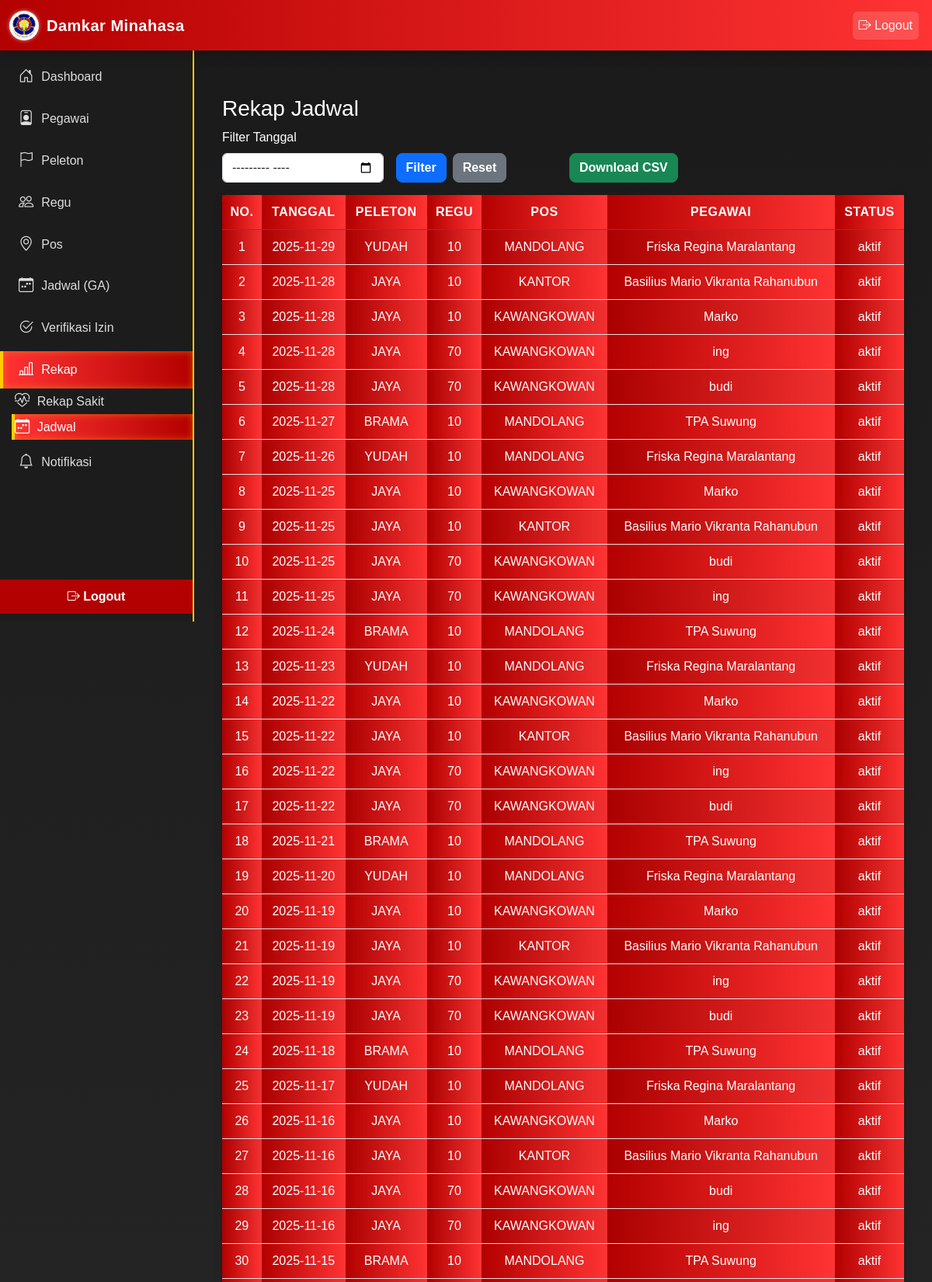
/admin/rekap_jadwal.php (signed in, upper part), run on the app's committed database.
### tables this page shows
CREATE TABLE `jadwal` (
  `id` int(11) NOT NULL,
  `tanggal` date DEFAULT NULL,
  `slot` varchar(50) DEFAULT NULL,
  `pegawai_id` int(11) DEFAULT NULL,
  `regu_id` int(11) DEFAULT NULL,
  `peleton_id` int(11) DEFAULT NULL,
  `pos_id` int(11) DEFAULT NULL,
  `status` enum('aktif','diganti','izin','cuti') DEFAULT 'aktif',
  `created_at` timestamp NOT NULL DEFAULT current_timestamp(),
  `apel_time` time NOT NULL
);

CREATE TABLE `peleton` (
  `id` int(11) NOT NULL,
  `nama` varchar(50) DEFAULT NULL
);

CREATE TABLE `regu` (
  `id` int(11) NOT NULL,
  `peleton_id` int(11) DEFAULT NULL,
  `pos_id` int(11) DEFAULT NULL,
  `nama` varchar(50) DEFAULT NULL
);

CREATE TABLE `pos` (
  `id` int(11) NOT NULL,
  `nama` varchar(100) DEFAULT NULL,
  `alamat` text DEFAULT NULL
);

CREATE TABLE `pegawai` (
  `id` int(11) NOT NULL,
  `username` varchar(50) DEFAULT NULL,
  `password_hash` varchar(255) DEFAULT NULL,
  `nama` varchar(150) DEFAULT NULL,
  `jenis_kelamin` enum('Laki-laki','Perempuan') DEFAULT NULL,
  `nip` varchar(50) DEFAULT NULL,
  `status_kepegawaian` varchar(50) DEFAULT NULL,
  `no_hp` varchar(20) DEFAULT NULL,
  `telegram_id` varchar(50) DEFAULT NULL,
  `golongan` varchar(50) DEFAULT NULL,
  `ruang` varchar(50) DEFAULT NULL,
  `jabatan` varchar(100) DEFAULT NULL,
  `tugas` text DEFAULT NULL,
  `role` enum('admin','petugas') DEFAULT 'petugas',
  `created_at` timestamp NOT NULL DEFAULT current_timestamp()
);

### admin/rekap_jadwal.php (the view, shortened to what this page needs)
<?php
require '../config/db.php';
$jadwals = $pdo->query("
    SELECT j.*, p.nama as pegawai, pos.nama as posnama, r.nama as regu, pel.nama as peleton
    FROM jadwal j
    LEFT JOIN pegawai p ON j.pegawai_id = p.id
    LEFT JOIN pos ON j.pos_id = pos.id
    LEFT JOIN regu r ON j.regu_id = r.id
    LEFT JOIN peleton pel ON j.peleton_id = pel.id
    ORDER BY j.tanggal DESC, peleton, regu
")->fetchAll(PDO::FETCH_ASSOC);
$filter_date = $_GET['tanggal'] ?? '';
include 'header.php';
include 'sidebar.php';
?>
<link rel="stylesheet" href="../assets/css/admin/rekap_jadwal.css">
<div class="container py-4">
    <h3>Rekap Jadwal</h3>
    <form class="row g-3 mb-3" method="get">
        <div class="col-md-3">
            <label for="tanggal" class="form-label">Filter Tanggal</label>
            <input type="month" name="tanggal" id="tanggal" class="form-control" value="<?= htmlspecialchars($filter_date) ?>">
        </div>
        <div class="col-md-3 d-flex align-items-end">
            <button type="submit" class="btn btn-primary me-2">Filter</button>
            <a href="rekap_jadwal.php" class="btn btn-secondary">Reset</a>
        </div>
        <div class="col-md-3 d-flex align-items-end">
            <a href="?<?= $filter_date ? "tanggal=$filter_date&" : "" ?>download=1" class="btn btn-success">Download CSV</a>
        </div>
    </form>
    <div class="table-responsive">
        <table class="table table-sm table-striped table-hover">
            <thead class="table-dark">
                <tr>
                    <th>No.</th>
                    <th>Tanggal</th>
                    <th>Peleton</th>
                    <th>Regu</th>
                    <th>Pos</th>
                    <th>Pegawai</th>
                    <th>Status</th>
                </tr>
            </thead>
            <tbody>
                <?php
                $no = 1;
                foreach ($jadwals as $j): ?>
                    <tr>
                        <td><?= $no++ ?></td>
                        <td><?= htmlspecialchars($j['tanggal']) ?></td>
                        <td><?= htmlspecialchars($j['peleton']) ?></td>
                        <td><?= htmlspecialchars($j['regu']) ?></td>
                        <td><?= htmlspecialchars($j['posnama']) ?></td>
                        <td><?= htmlspecialchars($j['pegawai'] ?? '---') ?></td>
                        <td><?= htmlspecialchars($j['status']) ?></td>
                    </tr>
                <?php endforeach; ?>
            </tbody>
        </table>
    </div>
</div>

### assets/css/admin/rekap_jadwal.css (style rules this page uses)
body { font-family: "Poppins", sans-serif; background: linear-gradient(180deg, #1a1a1a 0%, #2c2c2c 100%); color: #ffffff; margin: 0; padding: 10px 0 10px; }
form button, .btn { border-radius: 8px; font-weight: 600; transition: 0.3s; }
.table { border-radius: 10px; overflow: hidden; background: #fff; }
.table thead { background: #b30000; color: #fff; text-transform: uppercase; letter-spacing: 0.5px; }
.table th, .table td { vertical-align: middle; text-align: center; padding: 10px 8px; color: #ffffff; }
.table-responsive th, td, tr { background: linear-gradient(90deg, #b30000, #ff3333); color: #fff; }
.table-responsive { box-shadow: 0 4px 12px rgba(0, 0, 0, 0.1); background: linear-gradient(90deg, #b30000, #ff3333); }

### data on the page
jadwal: tanggal "2025-11-29", peleton.nama "YUDAH", regu.nama "10", pos.nama "MANDOLANG", pegawai.nama "Friska Regina Maralantang", status "aktif"
jadwal: tanggal "2025-11-28", peleton.nama "JAYA", regu.nama "10", pos.nama "KANTOR", pegawai.nama "Basilius Mario Vikranta Rahanubun", status "aktif"
jadwal: tanggal "2025-11-28", peleton.nama "JAYA", regu.nama "10", pos.nama "KAWANGKOWAN", pegawai.nama "Marko", status "aktif"
jadwal: tanggal "2025-11-28", peleton.nama "JAYA", regu.nama "70", pos.nama "KAWANGKOWAN", pegawai.nama "ing", status "aktif"
jadwal: tanggal "2025-11-28", peleton.nama "JAYA", regu.nama "70", pos.nama "KAWANGKOWAN", pegawai.nama "budi", status "aktif"
jadwal: tanggal "2025-11-27", peleton.nama "BRAMA", regu.nama "10", pos.nama "MANDOLANG", pegawai.nama "TPA Suwung", status "aktif"
jadwal: tanggal "2025-11-26", peleton.nama "YUDAH", regu.nama "10", pos.nama "MANDOLANG", pegawai.nama "Friska Regina Maralantang", status "aktif"
jadwal: tanggal "2025-11-25", peleton.nama "JAYA", regu.nama "10", pos.nama "KAWANGKOWAN", pegawai.nama "Marko", status "aktif"
jadwal: tanggal "2025-11-25", peleton.nama "JAYA", regu.nama "10", pos.nama "KANTOR", pegawai.nama "Basilius Mario Vikranta Rahanubun", status "aktif"
jadwal: tanggal "2025-11-25", peleton.nama "JAYA", regu.nama "70", pos.nama "KAWANGKOWAN", pegawai.nama "budi", status "aktif"
jadwal: tanggal "2025-11-25", peleton.nama "JAYA", regu.nama "70", pos.nama "KAWANGKOWAN", pegawai.nama "ing", status "aktif"
jadwal: tanggal "2025-11-24", peleton.nama "BRAMA", regu.nama "10", pos.nama "MANDOLANG", pegawai.nama "TPA Suwung", status "aktif"
jadwal: tanggal "2025-11-23", peleton.nama "YUDAH", regu.nama "10", pos.nama "MANDOLANG", pegawai.nama "Friska Regina Maralantang", status "aktif"
jadwal: tanggal "2025-11-22", peleton.nama "JAYA", regu.nama "10", pos.nama "KAWANGKOWAN", pegawai.nama "Marko", status "aktif"
jadwal: tanggal "2025-11-22", peleton.nama "JAYA", regu.nama "10", pos.nama "KANTOR", pegawai.nama "Basilius Mario Vikranta Rahanubun", status "aktif"
jadwal: tanggal "2025-11-22", peleton.nama "JAYA", regu.nama "70", pos.nama "KAWANGKOWAN", pegawai.nama "ing", status "aktif"
jadwal: tanggal "2025-11-22", peleton.nama "JAYA", regu.nama "70", pos.nama "KAWANGKOWAN", pegawai.nama "budi", status "aktif"
jadwal: tanggal "2025-11-21", peleton.nama "BRAMA", regu.nama "10", pos.nama "MANDOLANG", pegawai.nama "TPA Suwung", status "aktif"
jadwal: tanggal "2025-11-20", peleton.nama "YUDAH", regu.nama "10", pos.nama "MANDOLANG", pegawai.nama "Friska Regina Maralantang", status "aktif"
jadwal: tanggal "2025-11-19", peleton.nama "JAYA", regu.nama "10", pos.nama "KAWANGKOWAN", pegawai.nama "Marko", status "aktif"
jadwal: tanggal "2025-11-19", peleton.nama "JAYA", regu.nama "10", pos.nama "KANTOR", pegawai.nama "Basilius Mario Vikranta Rahanubun", status "aktif"
jadwal: tanggal "2025-11-19", peleton.nama "JAYA", regu.nama "70", pos.nama "KAWANGKOWAN", pegawai.nama "ing", status "aktif"
jadwal: tanggal "2025-11-19", peleton.nama "JAYA", regu.nama "70", pos.nama "KAWANGKOWAN", pegawai.nama "budi", status "aktif"
jadwal: tanggal "2025-11-18", peleton.nama "BRAMA", regu.nama "10", pos.nama "MANDOLANG", pegawai.nama "TPA Suwung", status "aktif"
jadwal: tanggal "2025-11-17", peleton.nama "YUDAH", regu.nama "10", pos.nama "MANDOLANG", pegawai.nama "Friska Regina Maralantang", status "aktif"
jadwal: tanggal "2025-11-16", peleton.nama "JAYA", regu.nama "10", pos.nama "KAWANGKOWAN", pegawai.nama "Marko", status "aktif"
jadwal: tanggal "2025-11-16", peleton.nama "JAYA", regu.nama "10", pos.nama "KANTOR", pegawai.nama "Basilius Mario Vikranta Rahanubun", status "aktif"
jadwal: tanggal "2025-11-16", peleton.nama "JAYA", regu.nama "70", pos.nama "KAWANGKOWAN", pegawai.nama "budi", status "aktif"
jadwal: tanggal "2025-11-16", peleton.nama "JAYA", regu.nama "70", pos.nama "KAWANGKOWAN", pegawai.nama "ing", status "aktif"
jadwal: tanggal "2025-11-15", peleton.nama "BRAMA", regu.nama "10", pos.nama "MANDOLANG", pegawai.nama "TPA Suwung", status "aktif"
